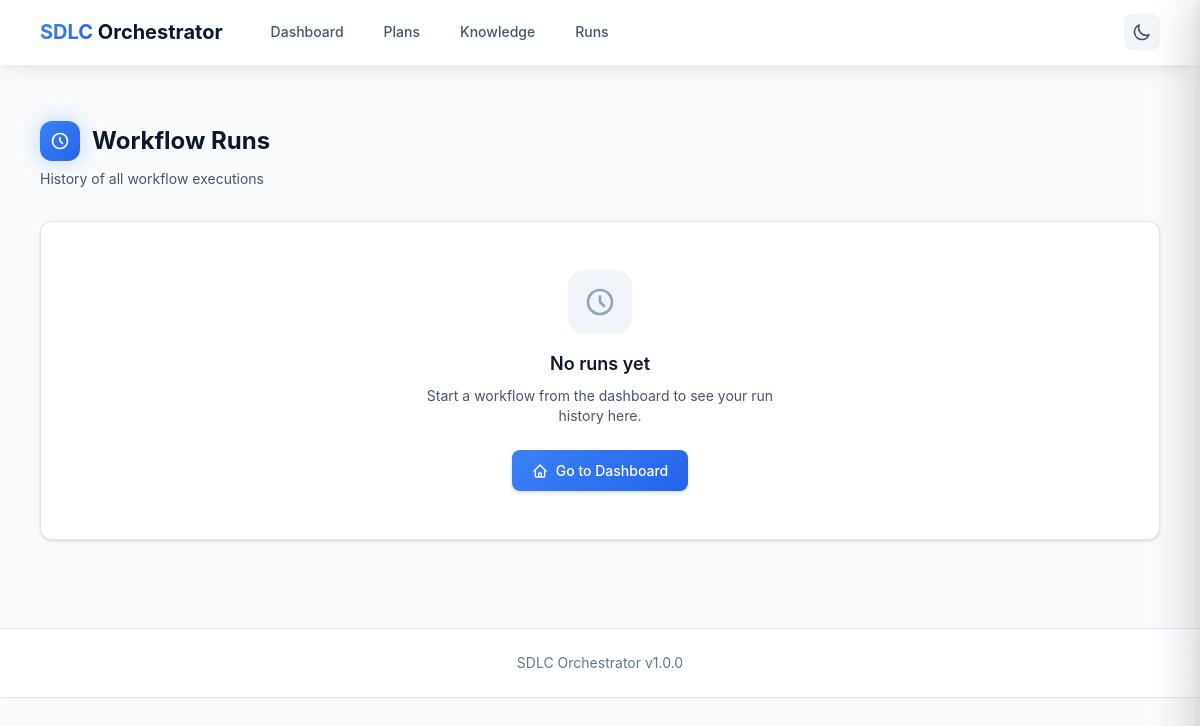
/runs, run on an earlier commit of the app's database.
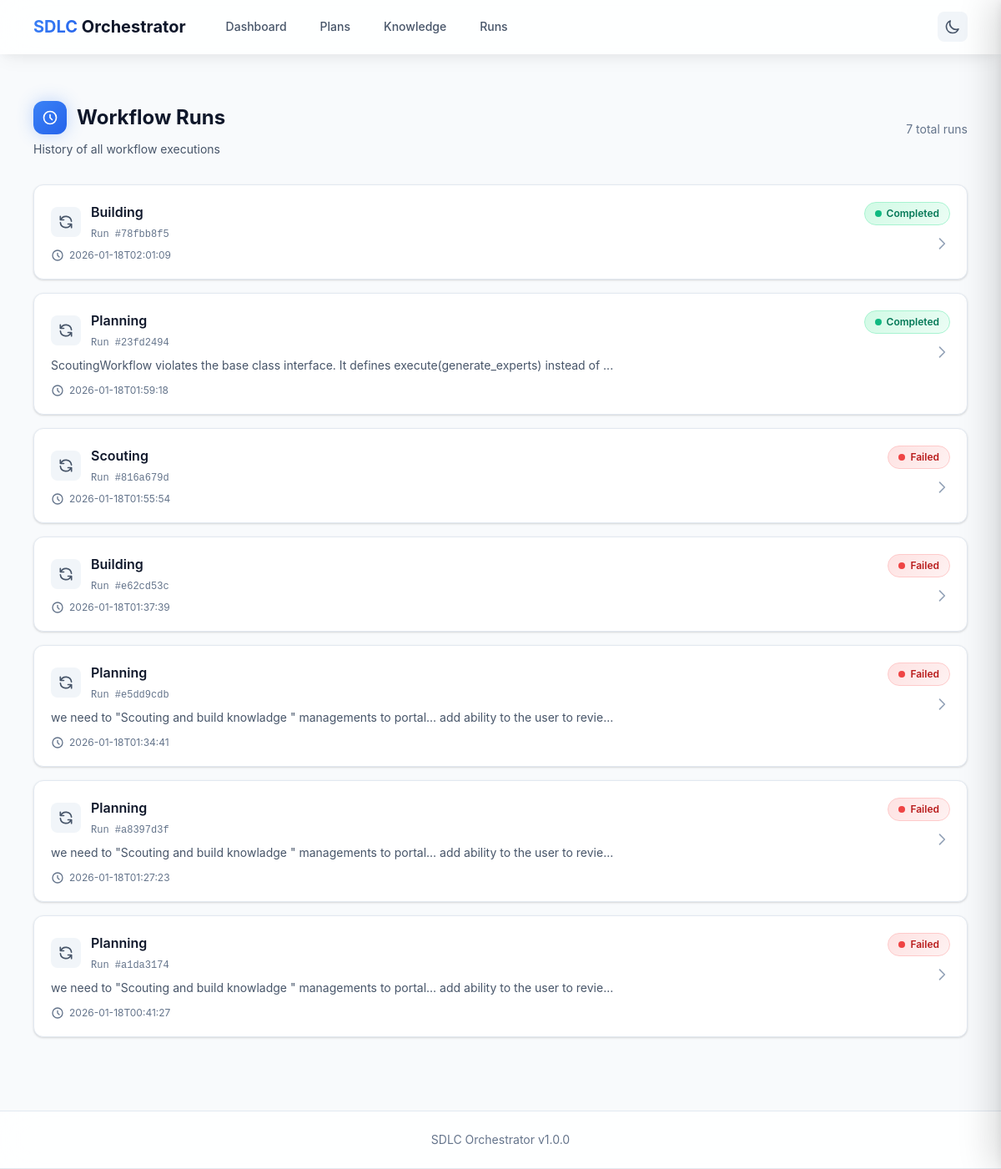
And on a later commit of the database.
### tables this page shows
CREATE TABLE active_runs (
    id INTEGER PRIMARY KEY AUTOINCREMENT,
    run_id TEXT UNIQUE NOT NULL,
    workflow TEXT NOT NULL,
    status TEXT NOT NULL DEFAULT 'pending',
    started_at TEXT NOT NULL,
    completed_at TEXT,
    plan_id TEXT,
    plan_path TEXT,
    description TEXT,
    progress INTEGER NOT NULL DEFAULT 0,
    current_step TEXT,
    output_file TEXT,
    error TEXT,
    total_tokens INTEGER,
    data_json TEXT,
    CONSTRAINT valid_status CHECK (status IN ('pending', 'running', 'completed', 'failed'))
);

### portal/routes/pages.py (the view)
@router.get("/runs", response_class=HTMLResponse)
async def runs_page(
    request: Request,
    run_repo: RunRepository = Depends(get_run_repo),
):
    runs = _transform_runs_for_template(run_repo.list_active())
    return templates.TemplateResponse(request, "runs.html", {"runs": runs})

### portal/templates/runs.html (shortened to what this page needs)
{% extends "base.html" %}
{% block content %}
<div class="px-4 py-6 sm:px-0">
    <div class="mb-8 animate-fade-in-down">
        <div class="flex items-center justify-between">
            <div>
                <h1 class="text-2xl font-bold text-primary dark:text-primary flex items-center gap-3">
                    <div class="w-10 h-10 rounded-xl gradient-primary flex items-center justify-center shadow-glow-primary">
                        <svg class="w-5 h-5 text-white" fill="none" stroke="currentColor" viewBox="0 0 24 24" aria-hidden="true">
                            <path stroke-linecap="round" stroke-linejoin="round" stroke-width="2" d="M12 8v4l3 3m6-3a9 9 0 11-18 0 9 9 0 0118 0z"></path>
                        </svg>
                    </div>
                    Workflow Runs
                </h1>
                <p class="mt-2 text-sm text-secondary dark:text-secondary">History of all workflow executions</p>
            </div>
            {% if runs %}
            <div class="flex items-center gap-3">
                <span class="text-sm text-tertiary dark:text-tertiary">{{ runs|length }} total runs</span>
            </div>
            {% endif %}
        </div>
    </div>
    {% if runs %}
    <div class="space-y-4">
        {% for run in runs %}
        <div class="run-item">
            <a href="/runs/{{ run.id }}" class="run-card card-modern block p-5 hover:border-primary-300 dark:hover:border-primary-600">
                <div class="flex items-start justify-between gap-4">
                    <div class="flex-1 min-w-0">
                        <div class="flex items-center gap-3 mb-2">
                            <div class="w-9 h-9 rounded-lg bg-tertiary dark:bg-tertiary flex items-center justify-center flex-shrink-0">
                            </div>
                            <div>
                                <h3 class="text-base font-semibold text-primary dark:text-primary">
                                    {{ run.workflow|title }}
                                </h3>
                                <span class="text-xs text-tertiary dark:text-tertiary font-mono">
                                    Run #{{ run.id }}
                                </span>
                            </div>
                        </div>
                        {% if run.description %}
                        <p class="text-sm text-secondary dark:text-secondary mb-3 line-clamp-2">
                            {{ run.description[:100] }}{% if run.description|length > 100 %}...{% endif %}
                        </p>
                        {% endif %}
                        <div class="flex items-center gap-4 text-xs text-tertiary dark:text-tertiary">
                            <div class="flex items-center gap-1.5">
                                <svg class="w-4 h-4" fill="none" stroke="currentColor" viewBox="0 0 24 24" aria-hidden="true">
                                    <path stroke-linecap="round" stroke-linejoin="round" stroke-width="2" d="M12 8v4l3 3m6-3a9 9 0 11-18 0 9 9 0 0118 0z"></path>
                                </svg>
                                <span>{{ run.started_at[:19] }}</span>
                            </div>
                        </div>
                    </div>
                    <div class="flex flex-col items-end gap-3">
                        <span class="status-badge status-badge-{{ run.status }}">
                            <span class="status-dot status-dot-{{ run.status }}"></span>
                            {{ run.status }}
                        </span>
                        <svg class="w-5 h-5 text-muted transition-transform group-hover:translate-x-1" fill="none" stroke="currentColor" viewBox="0 0 24 24" aria-hidden="true">
                            <path stroke-linecap="round" stroke-linejoin="round" stroke-width="2" d="M9 5l7 7-7 7"></path>
                        </svg>
                    </div>
                </div>
            </a>
        </div>
        {% endfor %}
    </div>
    {% else %}
    <div class="card-modern p-12 text-center animate-fade-in-up">
        <div class="w-16 h-16 mx-auto rounded-2xl bg-tertiary dark:bg-tertiary flex items-center justify-center mb-4">
            <svg class="h-8 w-8 text-muted" fill="none" stroke="currentColor" viewBox="0 0 24 24" aria-hidden="true">
                <path stroke-linecap="round" stroke-linejoin="round" stroke-width="2" d="M12 8v4l3 3m6-3a9 9 0 11-18 0 9 9 0 0118 0z"></path>
            </svg>
        </div>
        <h3 class="text-lg font-semibold text-primary dark:text-primary mb-2">No runs yet</h3>
        <p class="text-sm text-secondary dark:text-secondary mb-6 max-w-sm mx-auto">
            Start a workflow from the dashboard to see your run history here.
        </p>
        <a href="/" class="btn btn-primary btn-modern inline-flex items-center gap-2">
            Go to Dashboard
        </a>
    </div>
    {% endif %}
</div>
{% endblock %}

### portal/templates/base.html (shortened to what this page needs)
<!DOCTYPE html>
<html lang="en">
<head>
    <script src="https://cdn.tailwindcss.com"></script>
    <link rel="stylesheet" href="/static/css/modern.css">
</head>
<body class="bg-secondary min-h-screen transition-colors dark:bg-secondary">
    <nav class="glass-nav sticky top-0 z-30 shadow-soft">
        <div class="max-w-7xl mx-auto px-6 sm:px-8 lg:px-10">
            <div class="flex justify-between h-16 items-center">
                <div class="flex items-center">
                    <div class="flex-shrink-0 flex items-center">
                        <a href="/" class="text-xl font-bold text-primary dark:text-primary transition-colors hover:opacity-80">
                            <span class="text-gradient-primary">SDLC</span> Orchestrator
                        </a>
                    </div>
                    <div class="hidden sm:ml-8 sm:flex sm:space-x-2">
                        <a href="/" class="nav-link px-4 py-2 rounded-lg text-secondary dark:text-secondary hover:bg-tertiary dark:hover:bg-tertiary transition-all text-sm font-medium">
                            Dashboard
                        </a>
                        <a href="/plans" class="nav-link px-4 py-2 rounded-lg text-secondary dark:text-secondary hover:bg-tertiary dark:hover:bg-tertiary transition-all text-sm font-medium">
                            Plans
                        </a>
                        <a href="/knowledge" class="nav-link px-4 py-2 rounded-lg text-secondary dark:text-secondary hover:bg-tertiary dark:hover:bg-tertiary transition-all text-sm font-medium">
                            Knowledge
                        </a>
                        <a href="/runs" class="nav-link px-4 py-2 rounded-lg text-secondary dark:text-secondary hover:bg-tertiary dark:hover:bg-tertiary transition-all text-sm font-medium">
                            Runs
                        </a>
                    </div>
                </div>
                <div class="flex items-center space-x-4">
                    <button
                        data-theme-toggle
                        type="button"
                        class="relative p-2 rounded-lg bg-tertiary dark:bg-tertiary hover:bg-secondary dark:hover:bg-secondary transition-all duration-200 focus:outline-none focus:ring-2 focus:ring-primary-500 focus:ring-offset-2 dark:focus:ring-offset-secondary-900"
                        aria-label="Toggle dark mode"
                        aria-pressed="false"
                        title="Toggle dark mode"
                    >
                    </button>
                </div>
            </div>
        </div>
    </nav>
    <main class="max-w-7xl mx-auto py-8 px-6 sm:px-8 lg:px-10 page-transition">
        {% block content %}{% endblock %}
    </main>
    <footer class="glass-nav mt-8 border-t border-light">
        <div class="max-w-7xl mx-auto py-6 px-6 sm:px-8 lg:px-10">
            <p class="text-center text-sm text-tertiary dark:text-tertiary">
                SDLC Orchestrator v1.0.0
            </p>
        </div>
    </footer>
</body>
</html>

### portal/templates/runs.html (style rules this page uses)
.run-card { transition: all var(--transition-smooth); position: relative; overflow: hidden; }
.run-card::before { content: ''; position: absolute; top: 0; left: 0; width: 4px; height: 100%; background: var(--gradient-primary); transform: scaleY(0); transition: transform var(--transition-base); transform-origin: bottom; }
.status-badge { display: inline-flex; align-items: center; gap: 0.375rem; padding: 0.25rem 0.75rem; border-radius: 9999px; font-size: 0.75rem; font-weight: 600; text-transform: capitalize; transition: all var(--transition-fast); }
.status-badge-completed { background: linear-gradient(135deg, var(--color-success-100) 0%, var(--color-success-50) 100%); color: var(--color-success-700); border: 1px solid var(--color-success-200); }
.status-badge-failed { background: linear-gradient(135deg, var(--color-danger-100) 0%, var(--color-danger-50) 100%); color: var(--color-danger-700); border: 1px solid var(--color-danger-200); }
.status-dot { width: 8px; height: 8px; border-radius: 50%; }
.status-dot-completed { background: var(--color-success-500); }
.status-dot-failed { background: var(--color-danger-500); }
.run-item { animation: fadeInUp 0.3s ease-out both; }
.run-item:nth-child(1) { animation-delay: 0ms; }
.run-item:nth-child(2) { animation-delay: 50ms; }
.run-item:nth-child(3) { animation-delay: 100ms; }
.run-item:nth-child(4) { animation-delay: 150ms; }
.run-item:nth-child(5) { animation-delay: 200ms; }
.run-item:nth-child(6) { animation-delay: 250ms; }
.run-item:nth-child(7) { animation-delay: 300ms; }

### portal/templates/base.html (style rules this page uses)
.page-transition { animation: pageEnter 0.3s ease-out; }

What changed in the data, as far as the page shows it:
added active_runs: workflow "Building", id "78fbb8f5", started_at "2026-01-18T02:01:09", status "Completed"
added active_runs: workflow "Planning", id "23fd2494", description "ScoutingWorkflow violates the base class interface. It defines execute(generate_experts) instead of", started_at "2026-01-18T01:59:18", status "Completed"
added active_runs: workflow "Scouting", id "816a679d", started_at "2026-01-18T01:55:54", status "Failed"
added active_runs: workflow "Building", id "e62cd53c", started_at "2026-01-18T01:37:39", status "Failed"
added active_runs: workflow "Planning", id "e5dd9cdb", description "we need to \"Scouting and build knowladge \" managements to portal... add ability to the user to revie", started_at "2026-01-18T01:34:41", status "Failed"
added active_runs: workflow "Planning", id "a8397d3f", description "we need to \"Scouting and build knowladge \" managements to portal... add ability to the user to revie", started_at "2026-01-18T01:27:23", status "Failed"
added active_runs: workflow "Planning", id "a1da3174", description "we need to \"Scouting and build knowladge \" managements to portal... add ability to the user to revie", started_at "2026-01-18T00:41:27", status "Failed"
Also different on the page:
{{ runs|length }}: (not shown) → "7"
text no longer shown: "No runs yet Start a workflow from the dashboard to see your run history here. Go to Dashboard"
text now shown: "total runs"
